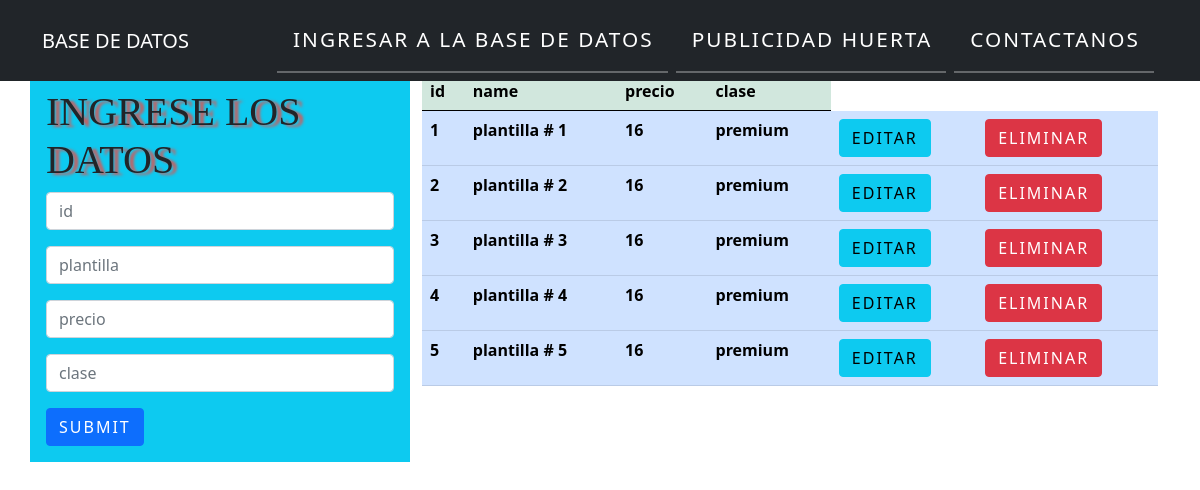
Page /plantex/crudproductos/crudproductos.php on the committed database.
### tables this page shows
CREATE TABLE `plantillas` (
  `id` int(11) NOT NULL,
  `plantilla` varchar(20) NOT NULL,
  `precio` int(20) NOT NULL,
  `clase` varchar(20) NOT NULL
);

### plantex/crudproductos/Conectar.php (called while the page is built, shortened)
<?php
  class Conectar
   {
    private  $hostname="localhost";
    private  $username="root";
    private  $password="";
    public  $bdname="menu";
    public function __construct()
     {
     	$this->conexion = new mysqli($this->hostname,$this->username,$this->password,$this->bdname) or
     	die(mysql_error());
 	   }
   }
    $micon= new Conectar();
 ?>

### plantex/crudproductos/crudproductos.php (the view, shortened to what this page needs)
<?php
    include_once("Conectar.php");
    $sql="SELECT *  FROM plantillas";
    $query=mysqli_query($micon->conexion,$sql);
?>
<!DOCTYPE html>
<html lang="en">
    <head>
        <link href="css/style.css" rel="stylesheet">
        <link href="https://cdn.jsdelivr.net/npm/bootstrap@5.0.0-beta1/dist/css/bootstrap.min.css" rel="stylesheet">
    </head>
    <body bgcolor="cyan">
       <nav class="navbar navbar-expand-lg bg-dark text-uppercase fixed-top" id="mainNav">
    <div class="container">
        <a class="navbar-brand text-white" href="#page-top">BASE DE DATOS</a>
        <div class="collapse navbar-collapse" id="navbarResponsive">
            <ul class="navbar-nav ms-auto">
                <li class="nav-item mx-0 mx-lg-1"><a class="nav-link py-3 px-0 px-lg-3 rounded text-white" href="javascript:history.back();">Ingresar a la base de datos</a></li>
                <li class="nav-item mx-0 mx-lg-1"><a class="nav-link py-3 px-0 px-lg-3 rounded text-white" href="../../index.html#about">Publicidad Huerta</a></li>
                <li class="nav-item mx-0 mx-lg-1"><a class="nav-link py-3 px-0 px-lg-3 rounded text-white" href="../../index.html#contact">Contactanos</a></li>
            </ul>
        </div>
    </div>
</nav>
            <div class="container mt-5">
                    <div class="row">
                        <div class="col-md-4  p-3 mb-2 p-3 mb-2 bg-info text-dar " >
                            <h1 style='text-shadow: 5px 2px 3px indianred; font-family: Felix Titling'>INGRESE LOS  DATOS </h1>
                                    <form action="insertar.php" method="POST">
                                <input type="text" class="form-control mb-3" name="id" placeholder="id">
                                    <input type="text" class="form-control mb-3" name="plantilla" placeholder="plantilla">
                                    <input type="text" class="form-control mb-3" name="precio" placeholder="precio">
                                    <input type="text" class="form-control mb-3" name="clase" placeholder="clase">
                                    <input type="submit" class="btn btn-primary">
                                </form>
                        </div>
                        <div class="col-md-8  ">
                            <table class="table" >
                                <thead class="table-success table-striped table-primary" >
                                    <tr>
                                        <th>id</th>
                                        <th>name </th>
                                        <th>precio</th>
                                        <th>clase</th>
                                    </tr>
                                </thead>
                                <tbody class="table-striped table-primary">
                                        <?php
                                            while($row=mysqli_fetch_array($query)){
                                        ?>
                                            <tr>
                                                <th><?php  echo $row['0']?></th>
                                                <th><?php  echo $row['1']?></th>
                                                <th><?php  echo $row['2']?></th>
                                                <th><?php  echo $row['3']?></th>
                                                <th><a href="actualizar.php?id=<?php echo $row['id'] ?>" class="btn btn-info">Editar</a></th>
                                                <th><a href="delete.php?id=<?php echo $row['id'] ?>" class="btn btn-danger">Eliminar</a></th>
                                            </tr>
                                        <?php
                                            }
                                        ?>
                                </tbody>
                            </table>
                        </div>
                    </div>
            </div>
    </body>
</html>

### plantex/style.css (style rules this page uses)
*, *::before, *::after { margin: 0; padding: 0; box-sizing: border-box; }
html { color: #000; scroll-behavior: smooth; }
body { overflow-x: hidden; }
a { text-decoration: none; }
.container { width: 100%; max-width: 122.5rem; margin: 0 auto; }
.nav-item { border-bottom: 2px solid rgba(255, 255, 255, .3); }
.nav-link { display: block; color: #fff; text-transform: uppercase; font-size: 1.6rem; letter-spacing: 2px; margin-right: -2px; }
.btn { display: inline-block; text-transform: uppercase; letter-spacing: 2px; margin-right: -2px; }
@media screen and (min-width: 900px) { .nav-item { margin: 0 2.4rem; } }
@media screen and (min-width: 900px) { .nav-item:last-child { margin-right: 0; } }
@media screen and (min-width: 900px) { .nav-link { font-size: 1.3rem; } }

### rows in the picture
plantillas: id "1", plantilla "plantilla # 1", precio "16", clase "premium"
plantillas: id "2", plantilla "plantilla # 2", precio "16", clase "premium"
plantillas: id "3", plantilla "plantilla # 3", precio "16", clase "premium"
plantillas: id "4", plantilla "plantilla # 4", precio "16", clase "premium"
plantillas: id "5", plantilla "plantilla # 5", precio "16", clase "premium"
